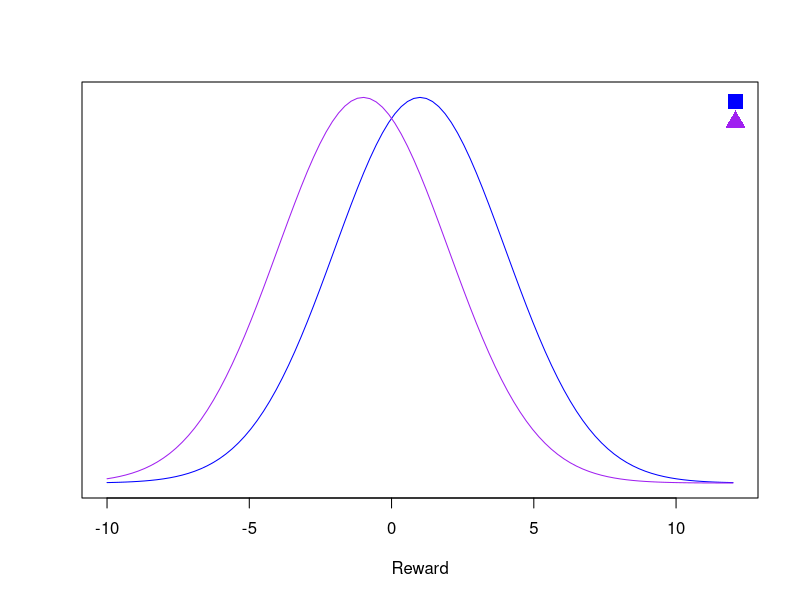
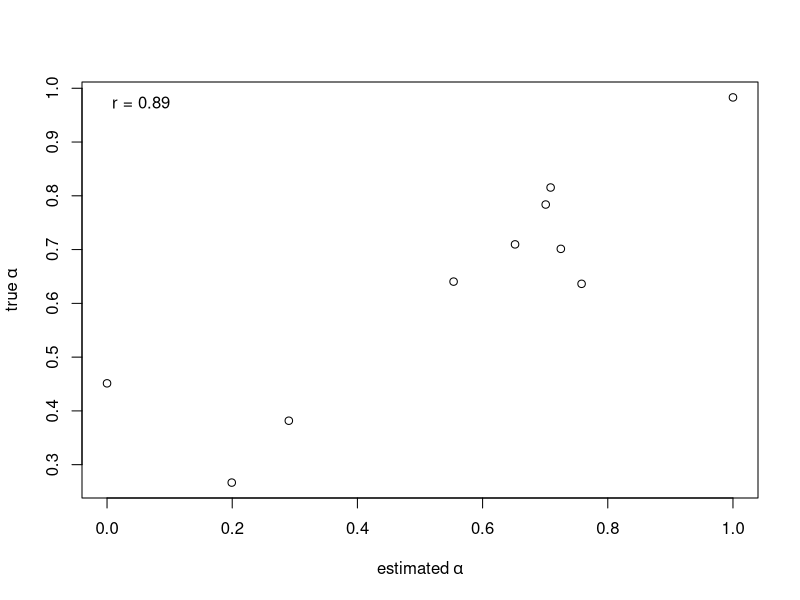
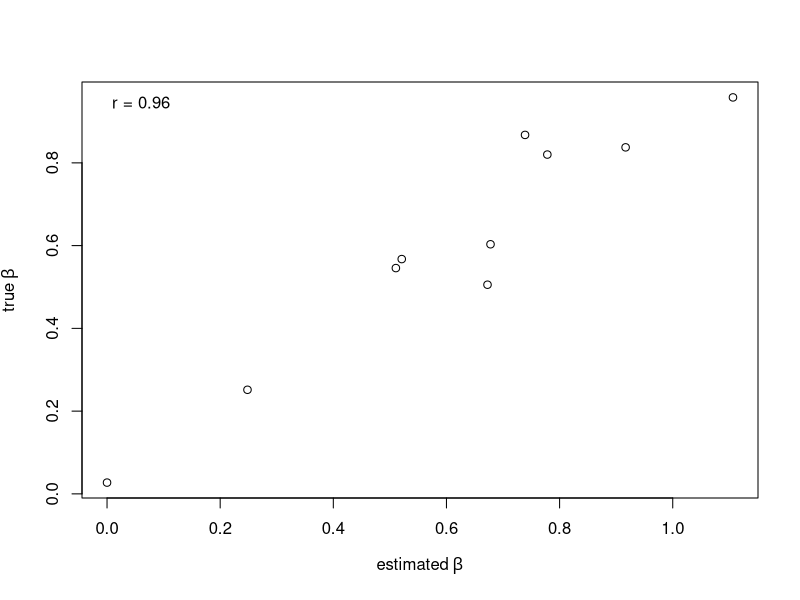

Source code (R) for these figures, in order:
#' @author Sean Devine
#' @date 10-2021
#' 
#' For the intro to MLE tutorial presented at Concordia University, Montreal, 10-2021
#' First part of the code simulates data from a simple learning task using a delta-learning 
#' rule RL model with a softmax choice function.
#' Second part fits the model to the simulated data
#' Third and fourth part visualize the parameter recovery and nested model comparison respectively


# Simulate data -----------------------------------------------------------

# Simulation parameters
set.seed(2021)    # Random seed for replication
N = 10            # Number of subject
Nt  = 200         # Number of trials 
mu = c(1, -1)     # Mean payoff for choices 1 and 2 
sigma = 3         # SD of payoff distributions

# Visualize reward curves
curve(dnorm(x, mu[1], sigma), -10, 12, xlab='Reward', ylab = '', yaxt='n', col='blue')
curve(dnorm(x, mu[2], sigma), -10, 12, xlab='Reward', ylab = '', yaxt='n', col='purple', add=T)
legend('topright', bty='n', col=c('blue', 'purple'), pch = c(15, 17), legend=c('',''), pt.cex = 2)

lr = runif(N)              # True learning rates
invtemp = runif(N)         # True inverse temperatures

data = data.frame(stringsAsFactors = F) # initialize data frame
for(id in 1:N){
  
  cat('Simulating data for subject', id, 'out of', N, '\n')

  V = c(0, 0) # Initial expected value
  
  for(t in 1:Nt) {
    ev  = exp(invtemp[id]*V) # expected value
    sev = sum(ev)
    p   = ev/sev            # probability each choice
    
    # Simulate choice based on calculated probabilitu
    choice = sample(c(1,2), size = 1, prob = p)
    
    # Sample from normal distribution with mean = mu[choice]
    outcome <- round(rnorm(1, mean = mu[choice], sd = sigma), 2)
    
    # Delta-rule learning
    V[choice] <- V[choice] + lr[id] * (outcome - V[choice])
    
    data = rbind(data, data.frame(id=id, t=t, choice=choice, outcome=outcome, stringsAsFactors = F))
  }
 }

tapply(data$outcome, data$choice, mean)


# Fit ---------------------------------------------------------------------

# Prepare containers to store parameter estimates
a_hat = c()
b_hat = c()

# Loops through subjects
for(id in unique(data$id)) {
  
  cat('Fitting data for subject', id, 'out of', N, '\n')
  
  # Extract relevant variables for this subject 
  choices = data$choice[data$id==id]
  outcomes = data$outcome[data$id==id]
  trials = data$t[data$id==id]
  
  # Define the log-likelihood function used for MLE
  obfunc <- function(params)  {
    
    # Set up params with readable names
    alpha = params[1]
    beta = params[2]
    
    # Initialize expected value
    V <- c(0, 0)
    
    # loop through each trial and compute log-likelihood
    probs = c()
    for(t in trials) {
      # Softmax
      ev  = exp(beta*V)                # expected value
      sev = sum(ev)
      p   = ev/sev                     # probability each choice
      probs[t] = log(p[choices[t]])    # probability of the choice the subject actually made
      
      # Value update
      V[choices[t]] = V[choices[t]] + alpha*(outcomes[t] - V[choices[t]])
    }
    
    # return the summed (minus) log-likelihood, because optim minimizes by default
    return(-sum(probs))
  }
  
  
  # Use optim to minimize the (minus) log-likelihood function
  x0 = runif(2) # starting point for alpha and beta
  opt = optim(fn=obfunc, par=x0, method='L-BFGS-B', lower=c(0,0), upper=c(1, Inf), hessian=T)
  a_hat[id] = opt$par[1]
  b_hat[id] = opt$par[2]
  
  # Get 95% CI using Hessian matrix
  stderr = diag(sqrt(1/opt$hessian))
  upperbound = opt$par+1.96*stderr
  lowerbound = opt$par-1.96*stderr
  CI = matrix(c(lowerbound, upperbound), ncol=2, 
              dimnames = list(c('alpha', 'beta'),
                              c('2.5%', '97.5%')))
}


# Parameter Recovery ------------------------------------------------------

plot(a_hat, lr, xlab=expression(estimated~alpha), ylab=expression(true~alpha))
r = cor(a_hat,lr)
legend('topleft', bty='n', legend=paste0('r = ', round(r, 2)))

plot(b_hat, invtemp,xlab=expression(estimated~beta), ylab=expression(true~beta))
r = cor(b_hat, invtemp)
legend('topleft', bty='n', legend=paste0('r = ', round(r, 2)))


# Nested model comparison -------------------------------------------------
# You can run the above model with beta = 1 instead of as a free parameter to get LLreduced! 
# Just trust me for now that it is this

# Remember! These are negative LL, so lower is better (i.e., more likely)
LLreduced = 35.8733
LLfull = 35.71921
deviance = -2*(LLfull-LLreduced)
p = pchisq(deviance, 1, lower.tail = F)




